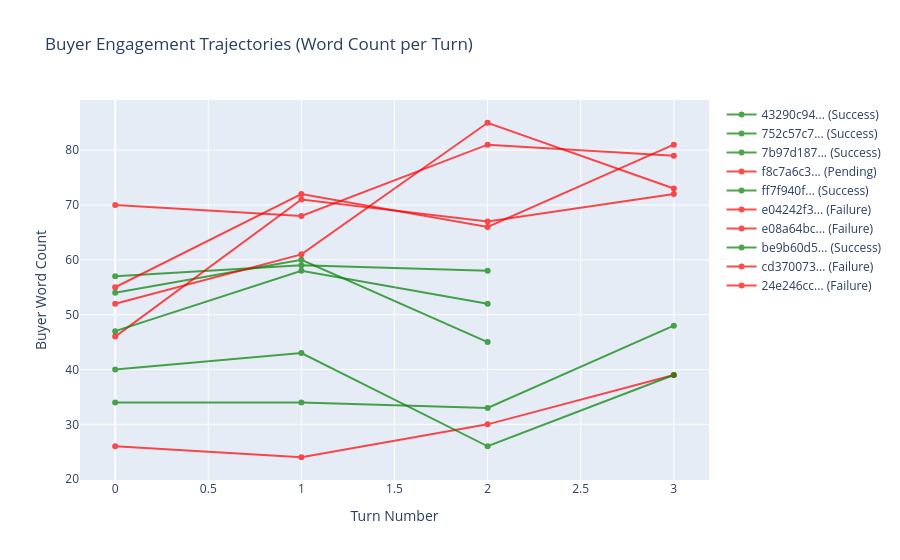

This figure's notebook cell:
### Code cell
# Engagement trajectory
if DATA_LOADED and len(turns_df) > 0 and len(metrics_df) > 0:
    def get_engagement_trajectory(sim_id):
        sim_turns = turns_df[turns_df['simulation_id'] == sim_id]
        buyer_turns = sim_turns[sim_turns['speaker'] == 'Buyer']
        return buyer_turns['word_count'].tolist()
    
    # Sample trajectories (max 10)
    sample_sims = metrics_df['simulation_id'].head(10).tolist()
    
    fig = go.Figure()
    for sim_id in sample_sims:
        trajectory = get_engagement_trajectory(sim_id)
        if trajectory:
            outcome = metrics_df[metrics_df['simulation_id'] == sim_id]['outcome_label'].values[0]
            color = 'green' if 'Success' in str(outcome) else 'red'
            fig.add_trace(go.Scatter(
                y=trajectory,
                mode='lines+markers',
                name=f"{sim_id[:8]}... ({outcome})",
                line=dict(color=color, width=2),
                opacity=0.7
            ))
    
    fig.update_layout(
        title='Buyer Engagement Trajectories (Word Count per Turn)',
        xaxis_title='Turn Number',
        yaxis_title='Buyer Word Count'
    )
    fig.show()
else:
    print("⚠️ No data available for trajectory analysis")

### Figure 1 — Plotly figure (JSON) as saved in the notebook; plotly's stock layout.template omitted (floating-point values rounded to 4 significant figures)
{"data": [{"line": {"color": "green", "width": 2}, "mode": "lines+markers", "name": "43290c94... (Success)", "opacity": 0.7, "type": "scatter", "y": [57, 59, 58]}, {"line": {"color": "green", "width": 2}, "mode": "lines+markers", "name": "752c57c7... (Success)", "opacity": 0.7, "type": "scatter", "y": [54, 60, 45]}, {"line": {"color": "green", "width": 2}, "mode": "lines+markers", "name": "7b97d187... (Success)", "opacity": 0.7, "type": "scatter", "y": [34, 34, 33, 48]}, {"line": {"color": "red", "width": 2}, "mode": "lines+markers", "name": "f8c7a6c3... (Pending)", "opacity": 0.7, "type": "scatter", "y": [26, 24, 30, 39]}, {"line": {"color": "green", "width": 2}, "mode": "lines+markers", "name": "ff7f940f... (Success)", "opacity": 0.7, "type": "scatter", "y": [40, 43, 26, 39]}, {"line": {"color": "red", "width": 2}, "mode": "lines+markers", "name": "e04242f3... (Failure)", "opacity": 0.7, "type": "scatter", "y": [46, 71, 67, 72]}, {"line": {"color": "red", "width": 2}, "mode": "lines+markers", "name": "e08a64bc... (Failure)", "opacity": 0.7, "type": "scatter", "y": [70, 68, 81, 79]}, {"line": {"color": "green", "width": 2}, "mode": "lines+markers", "name": "be9b60d5... (Success)", "opacity": 0.7, "type": "scatter", "y": [47, 58, 52]}, {"line": {"color": "red", "width": 2}, "mode": "lines+markers", "name": "cd370073... (Failure)", "opacity": 0.7, "type": "scatter", "y": [55, 72, 66, 81]}, {"line": {"color": "red", "width": 2}, "mode": "lines+markers", "name": "24e246cc... (Failure)", "opacity": 0.7, "type": "scatter", "y": [52, 61, 85, 73]}], "layout": {"title": {"text": "Buyer Engagement Trajectories (Word Count per Turn)"}, "xaxis": {"title": {"text": "Turn Number"}}, "yaxis": {"title": {"text": "Buyer Word Count"}}}}
